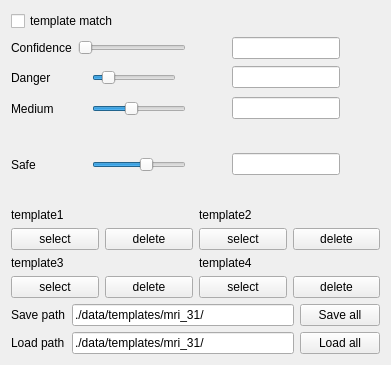
              <widget class="QWidget" name="tab_template">
               <attribute name="title">
                <string>TM</string>
               </attribute>
               <layout class="QVBoxLayout" name="verticalLayout_6">
                <item>
                 <widget class="QCheckBox" name="checkBox_template">
                  <property name="text">
                   <string>template match</string>
                  </property>
                 </widget>
                </item>
                <item>
                 <layout class="QHBoxLayout" name="horizontalLayout_8">
                  <item>
                   <widget class="QLabel" name="label_22">
                    <property name="enabled">
                     <bool>true</bool>
                    </property>
                    <property name="sizePolicy">
                     <sizepolicy hsizetype="Minimum" vsizetype="Preferred">
                      <horstretch>0</horstretch>
                      <verstretch>0</verstretch>
                     </sizepolicy>
                    </property>
                    <property name="text">
                     <string>Confidence</string>
                    </property>
                   </widget>
                  </item>
                  <item>
                   <widget class="QSlider" name="slider_template">
                    <property name="sizePolicy">
                     <sizepolicy hsizetype="Expanding" vsizetype="Fixed">
                      <horstretch>0</horstretch>
                      <verstretch>0</verstretch>
                     </sizepolicy>
                    </property>
                    <property name="minimum">
                     <number>1</number>
                    </property>
                    <property name="orientation">
                     <enum>Qt::Horizontal</enum>
                    </property>
                   </widget>
                  </item>
                  <item>
                   <spacer name="horizontalSpacer_8">
                    <property name="orientation">
                     <enum>Qt::Horizontal</enum>
                    </property>
                    <property name="sizeType">
                     <enum>QSizePolicy::Minimum</enum>
                    </property>
                    <property name="sizeHint" stdset="0">
                     <size>
                      <width>40</width>
                      <height>20</height>
                     </size>
                    </property>
                   </spacer>
                  </item>
                  <item>
                   <widget class="QLineEdit" name="lineEdit_template">
                    <property name="sizePolicy">
                     <sizepolicy hsizetype="Minimum" vsizetype="Fixed">
                      <horstretch>0</horstretch>
                      <verstretch>0</verstretch>
                     </sizepolicy>
                    </property>
                   </widget>
                  </item>
                  <item>
                   <spacer name="horizontalSpacer_11">
                    <property name="orientation">
                     <enum>Qt::Horizontal</enum>
                    </property>
                    <property name="sizeType">
                     <enum>QSizePolicy::Minimum</enum>
                    </property>
                    <property name="sizeHint" stdset="0">
                     <size>
                      <width>40</width>
                      <height>20</height>
                     </size>
                    </property>
                   </spacer>
                  </item>
                 </layout>
                </item>
                <item>
                 <layout class="QHBoxLayout" name="horizontalLayout_9">
                  <item>
                   <widget class="QLabel" name="label_16">
                    <property name="sizePolicy">
                     <sizepolicy hsizetype="Minimum" vsizetype="Minimum">
                      <horstretch>0</horstretch>
                      <verstretch>0</verstretch>
                     </sizepolicy>
                    </property>
                    <property name="minimumSize">
                     <size>
                      <width>75</width>
                      <height>25</height>
                     </size>
                    </property>
                    <property name="text">
                     <string>Danger</string>
                    </property>
                   </widget>
                  </item>
                  <item>
                   <widget class="QSlider" name="slider_tm_danger">
                    <property name="maximum">
                     <number>30</number>
                    </property>
                    <property name="value">
                     <number>4</number>
                    </property>
                    <property name="orientation">
                     <enum>Qt::Horizontal</enum>
                    </property>
                   </widget>
                  </item>
                  <item>
                   <spacer name="horizontalSpacer_7">
                    <property name="orientation">
                     <enum>Qt::Horizontal</enum>
                    </property>
                    <property name="sizeType">
                     <enum>QSizePolicy::Fixed</enum>
                    </property>
                    <property name="sizeHint" stdset="0">
                     <size>
                      <width>50</width>
                      <height>20</height>
                     </size>
                    </property>
                   </spacer>
                  </item>
                  <item>
                   <widget class="QLineEdit" name="lineEdit_tm_danger">
                    <property name="sizePolicy">
                     <sizepolicy hsizetype="Maximum" vsizetype="Fixed">
                      <horstretch>0</horstretch>
                      <verstretch>0</verstretch>
                     </sizepolicy>
                    </property>
                   </widget>
                  </item>
                  <item>
                   <spacer name="horizontalSpacer_12">
                    <property name="orientation">
                     <enum>Qt::Horizontal</enum>
                    </property>
                    <property name="sizeType">
                     <enum>QSizePolicy::Minimum</enum>
                    </property>
                    <property name="sizeHint" stdset="0">
                     <size>
                      <width>40</width>
                      <height>20</height>
                     </size>
                    </property>
                   </spacer>
                  </item>
                 </layout>
                </item>
                <item>
                 <layout class="QHBoxLayout" name="horizontalLayout_10">
                  <item>
                   <widget class="QLabel" name="label_20">
                    <property name="minimumSize">
                     <size>
                      <width>75</width>
                      <height>25</height>
                     </size>
                    </property>
                    <property name="text">
                     <string>Medium</string>
                    </property>
                   </widget>
                  </item>
                  <item>
                   <widget class="QSlider" name="slider_tm_medium">
                    <property name="maximum">
                     <number>30</number>
                    </property>
                    <property name="value">
                     <number>12</number>
                    </property>
                    <property name="orientation">
                     <enum>Qt::Horizontal</enum>
                    </property>
                   </widget>
                  </item>
                  <item>
                   <spacer name="horizontalSpacer_9">
                    <property name="orientation">
                     <enum>Qt::Horizontal</enum>
                    </property>
                    <property name="sizeType">
                     <enum>QSizePolicy::Minimum</enum>
                    </property>
                    <property name="sizeHint" stdset="0">
                     <size>
                      <width>40</width>
                      <height>20</height>
                     </size>
                    </property>
                   </spacer>
                  </item>
                  <item>
                   <widget class="QLineEdit" name="lineEdit_tm_medium">
                    <property name="sizePolicy">
                     <sizepolicy hsizetype="Preferred" vsizetype="Fixed">
                      <horstretch>0</horstretch>
                      <verstretch>0</verstretch>
                     </sizepolicy>
                    </property>
                   </widget>
                  </item>
                  <item>
                   <spacer name="horizontalSpacer_13">
                    <property name="orientation">
                     <enum>Qt::Horizontal</enum>
                    </property>
                    <property name="sizeType">
                     <enum>QSizePolicy::Minimum</enum>
                    </property>
                    <property name="sizeHint" stdset="0">
                     <size>
                      <width>40</width>
                      <height>20</height>
                     </size>
                    </property>
                   </spacer>
                  </item>
                 </layout>
                </item>
                <item>
                 <layout class="QHBoxLayout" name="horizontalLayout_11">
                  <item>
                   <widget class="QLabel" name="label_21">
                    <property name="minimumSize">
                     <size>
                      <width>75</width>
                      <height>75</height>
                     </size>
                    </property>
                    <property name="text">
                     <string>Safe</string>
                    </property>
                   </widget>
                  </item>
                  <item>
                   <widget class="QSlider" name="slider_tm_safe">
                    <property name="maximum">
                     <number>30</number>
                    </property>
                    <property name="value">
                     <number>18</number>
                    </property>
                    <property name="orientation">
                     <enum>Qt::Horizontal</enum>
                    </property>
                   </widget>
                  </item>
                  <item>
                   <spacer name="horizontalSpacer_10">
                    <property name="orientation">
                     <enum>Qt::Horizontal</enum>
                    </property>
                    <property name="sizeType">
                     <enum>QSizePolicy::Minimum</enum>
                    </property>
                    <property name="sizeHint" stdset="0">
                     <size>
                      <width>40</width>
                      <height>20</height>
                     </size>
                    </property>
                   </spacer>
                  </item>
                  <item>
                   <widget class="QLineEdit" name="lineEdit_tm_safe">
                    <property name="sizePolicy">
                     <sizepolicy hsizetype="Preferred" vsizetype="Fixed">
                      <horstretch>0</horstretch>
                      <verstretch>0</verstretch>
                     </sizepolicy>
                    </property>
                   </widget>
                  </item>
                  <item>
                   <spacer name="horizontalSpacer_14">
                    <property name="orientation">
                     <enum>Qt::Horizontal</enum>
                    </property>
                    <property name="sizeType">
                     <enum>QSizePolicy::Fixed</enum>
                    </property>
                    <property name="sizeHint" stdset="0">
                     <size>
                      <width>40</width>
                      <height>20</height>
                     </size>
                    </property>
                   </spacer>
                  </item>
                 </layout>
                </item>
                <item>
                 <layout class="QGridLayout" name="gridLayout">
                  <item row="2" column="0">
                   <layout class="QVBoxLayout" name="verticalLayout">
                    <item>
                     <widget class="QLabel" name="label_temp3">
                      <property name="text">
                       <string>template3</string>
                      </property>
                      <property name="scaledContents">
                       <bool>true</bool>
                      </property>
                     </widget>
                    </item>
                    <item>
                     <layout class="QHBoxLayout" name="horizontalLayout">
                      <item>
                       <widget class="QPushButton" name="pb_select3">
                        <property name="toolTip">
                         <string>from left top to right bottom</string>
                        </property>
                        <property name="text">
                         <string>select</string>
                        </property>
                       </widget>
                      </item>
                      <item>
                       <widget class="QPushButton" name="pb_save3">
                        <property name="toolTip">
                         <string>currently not in use</string>
                        </property>
                        <property name="text">
                         <string>delete</string>
                        </property>
                       </widget>
                      </item>
                     </layout>
                    </item>
                   </layout>
                  </item>
                  <item row="0" column="0">
                   <layout class="QVBoxLayout" name="verticalLayout_5">
                    <item>
                     <widget class="QLabel" name="label_temp1">
                      <property name="sizePolicy">
                       <sizepolicy hsizetype="MinimumExpanding" vsizetype="Preferred">
                        <horstretch>0</horstretch>
                        <verstretch>0</verstretch>
                       </sizepolicy>
                      </property>
                      <property name="text">
                       <string>template1</string>
                      </property>
                      <property name="scaledContents">
                       <bool>true</bool>
                      </property>
                     </widget>
                    </item>
                    <item>
                     <layout class="QHBoxLayout" name="horizontalLayout_5">
                      <item>
                       <widget class="QPushButton" name="pb_select1">
                        <property name="toolTip">
                         <string>from left top to right bottom</string>
                        </property>
                        <property name="text">
                         <string>select</string>
                        </property>
                       </widget>
                      </item>
                      <item>
                       <widget class="QPushButton" name="pb_save1">
                        <property name="toolTip">
                         <string>currently not in use</string>
                        </property>
                        <property name="text">
                         <string>delete</string>
                        </property>
                       </widget>
                      </item>
                     </layout>
                    </item>
                   </layout>
                  </item>
                  <item row="0" column="1">
                   <layout class="QVBoxLayout" name="verticalLayout_3">
                    <item>
                     <widget class="QLabel" name="label_temp2">
                      <property name="sizePolicy">
                       <sizepolicy hsizetype="MinimumExpanding" vsizetype="Preferred">
                        <horstretch>0</horstretch>
                        <verstretch>0</verstretch>
                       </sizepolicy>
                      </property>
                      <property name="text">
                       <string>template2</string>
                      </property>
                      <property name="scaledContents">
                       <bool>true</bool>
                      </property>
                     </widget>
                    </item>
                    <item>
                     <layout class="QHBoxLayout" name="horizontalLayout_3">
                      <item>
                       <widget class="QPushButton" name="pb_select2">
                        <property name="toolTip">
                         <string>from left top to right bottom</string>
                        </property>
                        <property name="text">
                         <string>select</string>
                        </property>
                       </widget>
                      </item>
                      <item>
                       <widget class="QPushButton" name="pb_save2">
                        <property name="toolTip">
                         <string>currently not in use</string>
                        </property>
                        <property name="text">
                         <string>delete</string>
                        </property>
                       </widget>
                      </item>
                     </layout>
                    </item>
                   </layout>
                  </item>
                  <item row="2" column="1">
                   <layout class="QVBoxLayout" name="verticalLayout_4">
                    <item>
                     <widget class="QLabel" name="label_temp4">
                      <property name="text">
                       <string>template4</string>
                      </property>
                      <property name="scaledContents">
                       <bool>true</bool>
                      </property>
                     </widget>
                    </item>
                    <item>
                     <layout class="QHBoxLayout" name="horizontalLayout_4">
                      <item>
                       <widget class="QPushButton" name="pb_select4">
                        <property name="toolTip">
                         <string>from left top to right bottom</string>
                        </property>
                        <property name="text">
                         <string>select</string>
                        </property>
                       </widget>
                      </item>
                      <item>
                       <widget class="QPushButton" name="pb_save4">
                        <property name="toolTip">
                         <string>currently not in use</string>
                        </property>
                        <property name="text">
                         <string>delete</string>
                        </property>
                       </widget>
                      </item>
                     </layout>
                    </item>
                   </layout>
                  </item>
                 </layout>
                </item>
                <item>
                 <layout class="QGridLayout" name="gridLayout_2">
                  <item row="0" column="0">
                   <widget class="QLabel" name="label_12">
                    <property name="text">
                     <string>Save path</string>
                    </property>
                   </widget>
                  </item>
                  <item row="1" column="2">
                   <widget class="QPushButton" name="pb_load_temp">
                    <property name="text">
                     <string>Load all</string>
                    </property>
                   </widget>
                  </item>
                  <item row="0" column="2">
                   <widget class="QPushButton" name="pb_save_temp">
                    <property name="text">
                     <string>Save all</string>
                    </property>
                   </widget>
                  </item>
                  <item row="1" column="1">
                   <widget class="QLineEdit" name="lineEdit_load_t">
                    <property name="text">
                     <string>./data/templates/mri_31/</string>
                    </property>
                   </widget>
                  </item>
                  <item row="0" column="1">
                   <widget class="QLineEdit" name="lineEdit_save_t">
                    <property name="text">
                     <string>./data/templates/mri_31/</string>
                    </property>
                   </widget>
                  </item>
                  <item row="1" column="0">
                   <widget class="QLabel" name="label_28">
                    <property name="text">
                     <string>Load path</string>
                    </property>
                   </widget>
                  </item>
                 </layout>
                </item>
               </layout>
              </widget>
